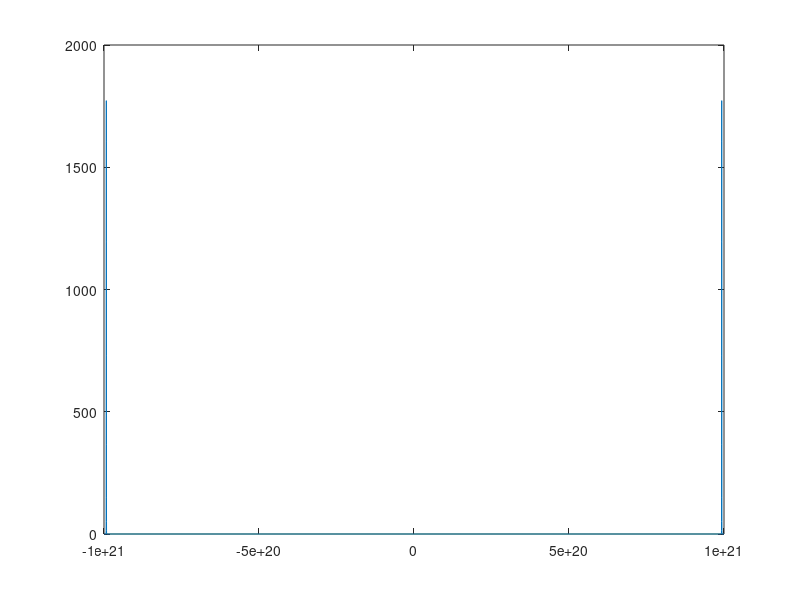

Write the MATLAB code that produced this figure.
N = 10000;

dt = 1e-17;
t = (-N:N) * dt;
tau = 10e-15;

w_0 = 2 * pi * 3.0e8 / 800e-9;

f = exp(- (t.^2) / (4 .* tau .^ 2)) .* cos(w_0 .* t);

%plot(t, f)
F = abs(fft(f));

w = (-N:N) / dt;
plot(w, F)
%plot(t, f);

%%dw = 2*pi/dt;
%F2 = abs(F);
%F2 = F2 / max(F2);
%plot(F2)

%w = (-N:N) / dt;
%plot(w, F)